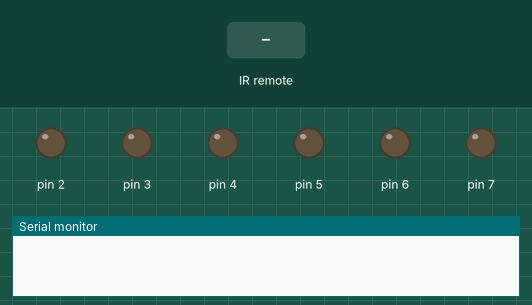
Recording of a sketch running on a simulated Arduino Uno, built with avr-gcc and run on an emulated ATmega328P. Parts: output pins drawn as LEDs (lit = HIGH), the last lines printed to the serial monitor. The inputs (shaded band) are chosen by the test bench.

Above: at 1.2 s.
1.3 s: infrared code 0xFF6897 received
At 1.8 s:
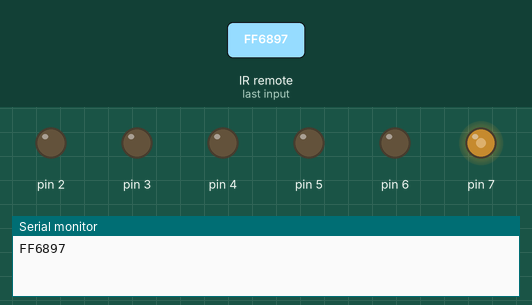
2.8 s: infrared code 0xFFB04F received
At 3.7 s:
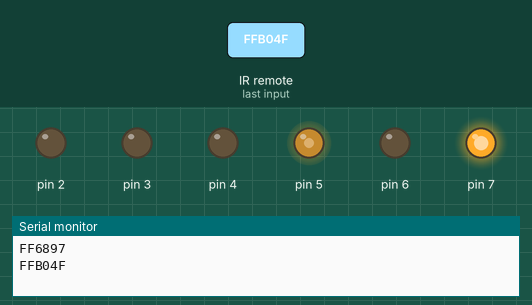
4.3 s: infrared code 0xFF30CF received
At 5.3 s:
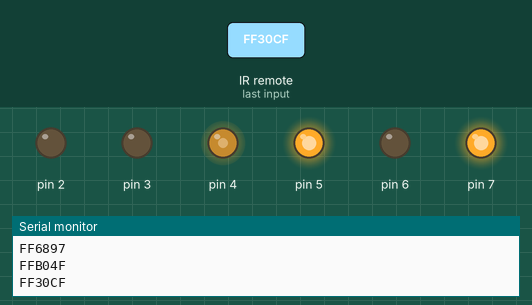
5.8 s: infrared code 0xFF18E7 received
At 7.0 s:
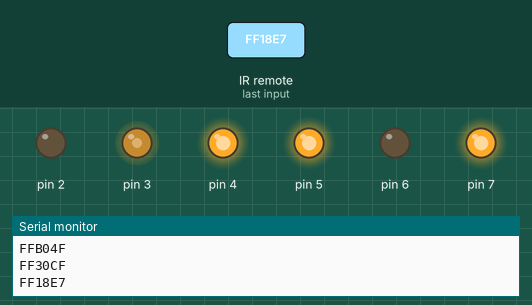
7.3 s: infrared code 0xFF7A85 received
At 8.5 s:
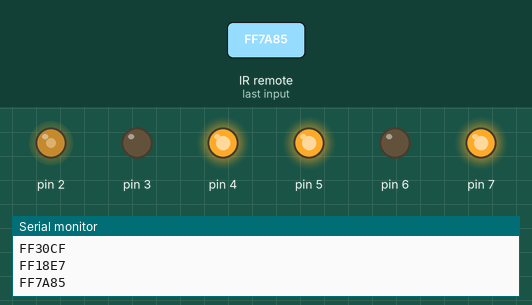
8.8 s: infrared code 0xFF9867 received
At 9.5 s:
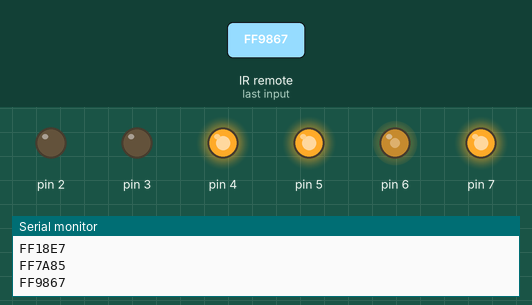
Timing chart, 0 to 11.3 s (numbered marks = the images above; inputs shaded):
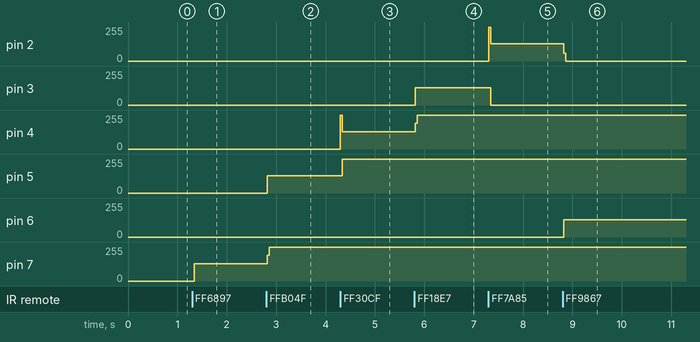

The sketch:

inlandProject14.ino
```cpp
#include <IRremote.hpp>
#define button_1 0xFF6897
#define button_2 0xFF9867
#define button_3 0xFFB04F
#define button_4 0xFF30CF
#define button_5 0xFF18E7
#define button_6 0xFF7A85

int array[] = {0,0,0,0,0,0};


int RECV_PIN = 11;
IRrecv irrecv(RECV_PIN);
decode_results results;

void setup() {
  Serial.begin(9600);
  irrecv.enableIRIn(); // Start the receiver
  pinMode(7, OUTPUT);
  pinMode(6, OUTPUT);
  pinMode(5, OUTPUT);
  pinMode(4, OUTPUT);
  pinMode(3, OUTPUT);
  pinMode(2, OUTPUT);
}

void loop() {
  if (irrecv.decode(&results)) {
      Serial.println(results.value, HEX);
      irrecv.resume(); // Receive the next value
  }

  switch(results.value){
    case button_1:
      if (array[1] == 1){
        digitalWrite(7, LOW);
        array[1] = 0;
      }else{
        digitalWrite(7, HIGH);
        array[1] = 1;
      }
      break;
    case button_2:
      if (array[2] == 1){
        digitalWrite(6, LOW);
        array[2] = 0;
      }else{
        digitalWrite(6, HIGH);
        array[2] = 1;
      }
      break;
    case button_3:
      if (array[3] == 1){
        digitalWrite(5, LOW);
        array[3] = 0;
      }else{
        digitalWrite(5, HIGH);
        array[3] = 1;
      }
      break;
    case button_4:
      if (array[4] == 1){
        digitalWrite(4, LOW);
        array[4] = 0;
      }else{
        digitalWrite(4, HIGH);
        array[4] = 1;
      }
      break;
    case button_5:
      if (array[5] == 1){
        digitalWrite(3, LOW);
        array[5] = 0;
      }else{
        digitalWrite(3, HIGH);
        array[5] = 1;
      }
      break;
    case button_6:
      if (array[2] == 1){
        digitalWrite(2, LOW);
        array[2] = 0;
      }else{
        digitalWrite(2, HIGH);
        array[2] = 1;
      }
      break;
  }
}
```

Measured:
- after the input at 1.3 s, pin 7: 0/255 → 128/255 at once
- after the input at 2.8 s, pin 5: 0/255 → 128/255 at once; pin 7: 128/255 → 255/255 at once
- after the input at 4.3 s, pin 4: 0/255 → 128/255 at once; pin 5: 128/255 → 255/255 at once
- after the input at 5.8 s, pin 3: 0/255 → 128/255 at once; pin 4: 128/255 → 255/255 at once
- after the input at 7.3 s, pin 2: 0/255 → 128/255 at once; pin 3: 128/255 → 0/255 at once
- after the input at 8.8 s, pin 2: 128/255 → 0/255 at once; pin 6: 0/255 → 128/255 at once
